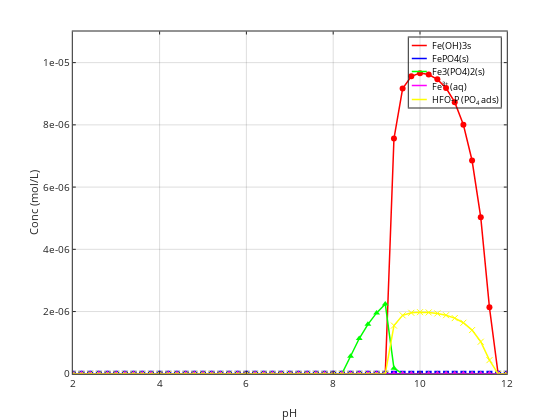
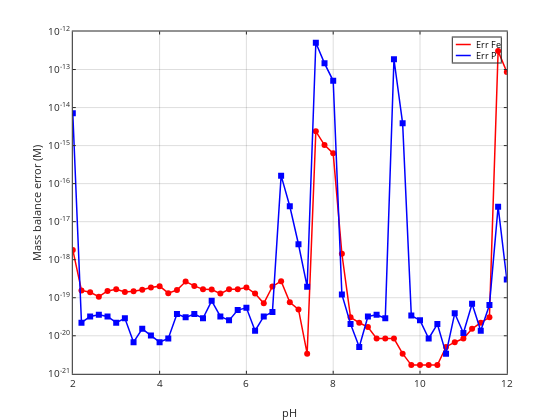
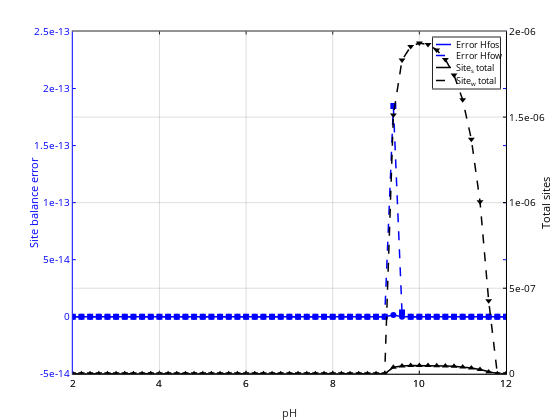
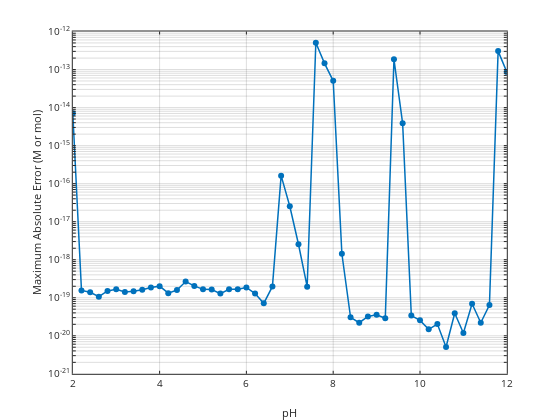

Notebook cell for these charts, in order:
### Code cell
adaptive_Fe_redox_adsorption_FB_solver2(pHvals, FeT, PT, peINT, HFOsi, HFOwi);

### Figure 1 — Plotly figure (JSON) as saved in the notebook; plotly's stock layout.template omitted (floating-point values rounded to 4 significant figures)
{"data": [{"line": {"color": "rgb(255,0,0)", "dash": "solid", "width": 1.5}, "marker": {"color": "rgb(255,0,0)", "line": {"color": "rgb(255,0,0)"}, "size": 6, "symbol": "circle"}, "mode": "lines+markers", "name": "Fe(OH)3s", "showlegend": true, "type": "scatter", "visibility": true, "x": [2, 2.2, 2.4, 2.6, 2.8, 3, 3.2, 3.4, 3.6, 3.8, 4, 4.2, 4.4, 4.6, 4.8, 5, 5.2, 5.4, 5.6, 5.8, 6, 6.2, 6.4, 6.6, 6.8, 7, 7.2, 7.4, 7.6, 7.8, 8, 8.2, 8.4, 8.6, 8.8, 9, 9.2, 9.4, 9.6, 9.8, 10, 10.2, 10.4, 10.6, 10.8, 11, 11.2, 11.4, 11.6, 11.8, 12], "xaxis": "x", "y": [1e-20, 1e-20, 1e-20, 1e-20, 1e-20, 1e-20, 1e-20, 1e-20, 1e-20, 1e-20, 1e-20, 1e-20, 1e-20, 1e-20, 1e-20, 1e-20, 1e-20, 1e-20, 1e-20, 1e-20, 1e-20, 1e-20, 1e-20, 1e-20, 1e-20, 1e-20, 1e-20, 1e-20, 1e-20, 1e-20, 1e-20, 9.838e-21, 9.759e-21, 9.715e-21, 9.689e-21, 9.69e-21, 1e-30, 7.559e-06, 9.167e-06, 9.56e-06, 9.662e-06, 9.617e-06, 9.462e-06, 9.184e-06, 8.73e-06, 8.005e-06, 6.854e-06, 5.029e-06, 2.137e-06, 1e-30, 1e-30], "yaxis": "y"}, {"line": {"color": "rgb(0,0,255)", "dash": "solid", "width": 1.5}, "marker": {"color": "rgb(0,0,255)", "line": {"color": "rgb(0,0,255)"}, "size": 6, "symbol": "square"}, "mode": "lines+markers", "name": "FePO4(s)", "showlegend": true, "type": "scatter", "visibility": true, "x": [2, 2.2, 2.4, 2.6, 2.8, 3, 3.2, 3.4, 3.6, 3.8, 4, 4.2, 4.4, 4.6, 4.8, 5, 5.2, 5.4, 5.6, 5.8, 6, 6.2, 6.4, 6.6, 6.8, 7, 7.2, 7.4, 7.6, 7.8, 8, 8.2, 8.4, 8.6, 8.8, 9, 9.2, 9.4, 9.6, 9.8, 10, 10.2, 10.4, 10.6, 10.8, 11, 11.2, 11.4, 11.6, 11.8, 12], "xaxis": "x", "y": [1e-20, 1e-20, 1e-20, 1e-20, 1e-20, 1e-20, 1e-20, 1e-20, 1e-20, 1e-20, 1e-20, 1e-20, 1e-20, 1e-20, 1e-20, 1e-20, 1e-20, 1e-20, 1e-20, 1e-20, 1e-20, 1e-20, 1e-20, 1e-20, 1e-20, 1e-20, 1e-20, 1e-20, 1e-20, 1e-20, 1e-20, 9.855e-21, 9.783e-21, 9.747e-21, 9.747e-21, 9.728e-21, 9.728e-21, 9.728e-21, 9.728e-21, 9.728e-21, 9.728e-21, 9.728e-21, 9.728e-21, 9.728e-21, 9.728e-21, 9.728e-21, 9.728e-21, 9.728e-21, 9.728e-21, 9.728e-21, 9.728e-21], "yaxis": "y"}, {"line": {"color": "rgb(0,255,0)", "dash": "solid", "width": 1.5}, "marker": {"color": "rgb(0,255,0)", "line": {"color": "rgb(0,255,0)"}, "size": 6, "symbol": "triangle-up"}, "mode": "lines+markers", "name": "Fe3(PO4)2(s)", "showlegend": true, "type": "scatter", "visibility": true, "x": [2, 2.2, 2.4, 2.6, 2.8, 3, 3.2, 3.4, 3.6, 3.8, 4, 4.2, 4.4, 4.6, 4.8, 5, 5.2, 5.4, 5.6, 5.8, 6, 6.2, 6.4, 6.6, 6.8, 7, 7.2, 7.4, 7.6, 7.8, 8, 8.2, 8.4, 8.6, 8.8, 9, 9.2, 9.4, 9.6, 9.8, 10, 10.2, 10.4, 10.6, 10.8, 11, 11.2, 11.4, 11.6, 11.8, 12], "xaxis": "x", "y": [1e-30, 1e-30, 1e-30, 1e-30, 1e-30, 1e-30, 1e-30, 1e-30, 1e-30, 1e-30, 1e-30, 1e-30, 1e-30, 1e-30, 1e-30, 1e-30, 1e-30, 1e-30, 1e-30, 1e-30, 1e-30, 1e-30, 1e-30, 1e-30, 1e-30, 1e-30, 1e-30, 1e-30, 1e-30, 1e-30, 1e-30, 1e-30, 5.631e-07, 1.134e-06, 1.591e-06, 1.956e-06, 2.246e-06, 1.782e-07, 1e-30, 1e-30, 1e-30, 1e-30, 1e-30, 1e-30, 1e-30, 1e-30, 1e-30, 1e-30, 1e-30, 1e-30, 1e-30], "yaxis": "y"}, {"line": {"color": "rgb(255,0,255)", "dash": "solid", "width": 1.5}, "marker": {"color": "rgb(255,0,255)", "line": {"color": "rgb(255,0,255)"}, "size": 6, "symbol": "triangle-up"}, "mode": "lines+markers", "name": "Fe^{3+} (aq)", "showlegend": true, "type": "scatter", "visibility": true, "x": [2, 2.2, 2.4, 2.6, 2.8, 3, 3.2, 3.4, 3.6, 3.8, 4, 4.2, 4.4, 4.6, 4.8, 5, 5.2, 5.4, 5.6, 5.8, 6, 6.2, 6.4, 6.6, 6.8, 7, 7.2, 7.4, 7.6, 7.8, 8, 8.2, 8.4, 8.6, 8.8, 9, 9.2, 9.4, 9.6, 9.8, 10, 10.2, 10.4, 10.6, 10.8, 11, 11.2, 11.4, 11.6, 11.8, 12], "xaxis": "x", "y": [6.759e-16, 4.264e-16, 2.69e-16, 1.697e-16, 1.071e-16, 6.757e-17, 4.263e-17, 2.69e-17, 1.697e-17, 1.071e-17, 6.757e-18, 4.263e-18, 2.69e-18, 1.697e-18, 1.071e-18, 6.756e-19, 4.263e-19, 2.69e-19, 1.697e-19, 1.071e-19, 6.755e-20, 4.261e-20, 2.688e-20, 1.696e-20, 1.07e-20, 6.745e-21, 4.254e-21, 2.683e-21, 1.692e-21, 1.067e-21, 6.731e-22, 4.246e-22, 2.227e-22, 1.116e-22, 5.576e-23, 2.774e-23, 1.371e-23, 4.909e-24, 1.233e-24, 3.097e-25, 7.78e-26, 1.954e-26, 4.909e-27, 1.233e-27, 3.097e-28, 7.78e-29, 1.954e-29, 4.909e-30, 1.233e-30, 2.488e-31, 3.947e-32], "yaxis": "y"}, {"line": {"color": "rgb(255,255,0)", "dash": "solid", "width": 1.5}, "marker": {"color": "rgb(255,255,0)", "line": {"color": "rgb(255,255,0)"}, "size": 6, "symbol": "x-thin-open"}, "mode": "lines+markers", "name": "HFO-P (PO_4 ads)", "showlegend": true, "type": "scatter", "visibility": true, "x": [2, 2.2, 2.4, 2.6, 2.8, 3, 3.2, 3.4, 3.6, 3.8, 4, 4.2, 4.4, 4.6, 4.8, 5, 5.2, 5.4, 5.6, 5.8, 6, 6.2, 6.4, 6.6, 6.8, 7, 7.2, 7.4, 7.6, 7.8, 8, 8.2, 8.4, 8.6, 8.8, 9, 9.2, 9.4, 9.6, 9.8, 10, 10.2, 10.4, 10.6, 10.8, 11, 11.2, 11.4, 11.6, 11.8, 12], "xaxis": "x", "y": [2.049e-21, 2.05e-21, 2.05e-21, 2.05e-21, 2.05e-21, 2.05e-21, 2.05e-21, 2.05e-21, 2.05e-21, 2.05e-21, 2.05e-21, 2.05e-21, 2.05e-21, 2.05e-21, 2.05e-21, 2.05e-21, 2.05e-21, 2.05e-21, 2.05e-21, 2.05e-21, 2.05e-21, 2.05e-21, 2.05e-21, 2.05e-21, 2.05e-21, 2.05e-21, 2.05e-21, 2.05e-21, 2.05e-21, 2.05e-21, 2.05e-21, 2.017e-21, 2.002e-21, 2.009e-21, 2.028e-21, 2.064e-21, 3.575e-22, 1.55e-06, 1.879e-06, 1.96e-06, 1.981e-06, 1.971e-06, 1.94e-06, 1.883e-06, 1.79e-06, 1.641e-06, 1.405e-06, 1.031e-06, 4.38e-07, 2.241e-17, 2.776e-19], "yaxis": "y"}, {"hoverinfo": "none", "line": {"color": "rgb(255,0,0)", "dash": "solid", "width": 1.5}, "marker": {"color": "rgb(255,0,0)", "line": {"color": "rgb(255,0,0)"}, "size": 6, "symbol": "none"}, "mode": "lines", "name": "", "showlegend": false, "type": "scatter", "visibility": true, "x": [3, 18], "xaxis": "x2", "y": [8, 8], "yaxis": "y2"}, {"hoverinfo": "none", "line": {"color": "rgb(0,0,255)", "dash": "solid", "width": 1.5}, "marker": {"color": "rgb(0,0,255)", "line": {"color": "rgb(0,0,255)"}, "size": 6, "symbol": "none"}, "mode": "lines", "name": "", "showlegend": false, "type": "scatter", "visibility": true, "x": [3, 18], "xaxis": "x2", "y": [21, 21], "yaxis": "y2"}, {"hoverinfo": "none", "line": {"color": "rgb(0,255,0)", "dash": "solid", "width": 1.5}, "marker": {"color": "rgb(0,255,0)", "line": {"color": "rgb(0,255,0)"}, "size": 6, "symbol": "none"}, "mode": "lines", "name": "", "showlegend": false, "type": "scatter", "visibility": true, "x": [3, 18], "xaxis": "x2", "y": [34, 34], "yaxis": "y2"}, {"hoverinfo": "none", "line": {"color": "rgb(255,0,255)", "dash": "solid", "width": 1.5}, "marker": {"color": "rgb(255,0,255)", "line": {"color": "rgb(255,0,255)"}, "size": 6, "symbol": "none"}, "mode": "lines", "name": "", "showlegend": false, "type": "scatter", "visibility": true, "x": [3, 18], "xaxis": "x2", "y": [48, 48], "yaxis": "y2"}, {"hoverinfo": "none", "line": {"color": "rgb(255,255,0)", "dash": "solid", "width": 1.5}, "marker": {"color": "rgb(255,255,0)", "line": {"color": "rgb(255,255,0)"}, "size": 6, "symbol": "none"}, "mode": "lines", "name": "", "showlegend": false, "type": "scatter", "visibility": true, "x": [3, 18], "xaxis": "x2", "y": [62, 62], "yaxis": "y2"}], "layout": {"annotations": [{"font": {"color": "rgb(0, 0, 0)", "size": 9}, "showarrow": false, "text": "Fe(OH)3s", "x": 21, "xanchor": "left", "xref": "x2", "y": 8, "yanchor": "middle", "yref": "y2"}, {"font": {"color": "rgb(0, 0, 0)", "size": 9}, "showarrow": false, "text": "FePO4(s)", "x": 21, "xanchor": "left", "xref": "x2", "y": 21, "yanchor": "middle", "yref": "y2"}, {"font": {"color": "rgb(0, 0, 0)", "size": 9}, "showarrow": false, "text": "Fe3(PO4)2(s)", "x": 21, "xanchor": "left", "xref": "x2", "y": 34, "yanchor": "middle", "yref": "y2"}, {"font": {"color": "rgb(0, 0, 0)", "size": 9}, "showarrow": false, "text": "Fe<sup>3+</sup> (aq)", "x": 21, "xanchor": "left", "xref": "x2", "y": 48, "yanchor": "middle", "yref": "y2"}, {"font": {"color": "rgb(0, 0, 0)", "size": 9}, "showarrow": false, "text": "HFO-P (PO<sub>4</sub> ads)", "x": 21, "xanchor": "left", "xref": "x2", "y": 62, "yanchor": "middle", "yref": "y2"}], "height": 420, "hovermode": "closest", "margin": {"b": 0, "l": 0, "r": 0, "t": 0}, "plot_bgcolor": "rgba(0, 0, 0, 0)", "showlegend": false, "width": 560, "xaxis": {"anchor": "y", "autorange": false, "domain": [0.13, 0.905], "exponentformat": "none", "gridcolor": "rgba(38,38,38,0.15)", "gridwidth": 1, "linecolor": "rgb(38,38,38)", "linewidth": 1, "mirror": "ticks", "range": [2, 12], "showgrid": true, "showline": true, "side": "bottom", "spikedash": "solid", "spikemode": "across", "spikesides": false, "spikethickness": 1, "tickangle": 0, "tickcolor": "rgb(38,38,38)", "tickfont": {"color": "rgb(38,38,38)", "size": 10}, "ticklen": 3, "ticks": "inside", "ticktext": ["2", "4", "6", "8", "10", "12"], "tickvals": [2, 4, 6, 8, 10, 12], "title": {"font": {"color": "rgb(38,38,38)", "size": 11}, "text": "pH"}, "type": "linear", "visible": true, "zeroline": false}, "xaxis2": {"anchor": "y2", "autorange": false, "domain": [0.73, 0.8943], "exponentformat": "none", "fixedrange": true, "gridcolor": "rgba(38,38,38,0.15)", "gridwidth": 1, "linecolor": "rgb(38,38,38)", "linewidth": 1, "mirror": true, "range": [0, 92], "showgrid": false, "showline": true, "showspikes": false, "side": "bottom", "spikedash": "solid", "spikemode": "across", "spikesides": false, "spikethickness": 1, "tickangle": 0, "tickcolor": "rgb(38,38,38)", "tickfont": {"color": "rgb(38,38,38)", "size": 9}, "ticklen": 3, "ticks": "", "ticktext": [], "tickvals": [], "title": {"font": {"color": "rgb(0, 0, 0)", "size": 9.9}, "text": ""}, "type": "linear", "visible": true, "zeroline": false}, "yaxis": {"anchor": "x", "autorange": false, "domain": [0.11, 0.925], "exponentformat": "none", "gridcolor": "rgba(38,38,38,0.15)", "gridwidth": 1, "linecolor": "rgb(38,38,38)", "linewidth": 1, "mirror": "ticks", "range": [0, 1.1e-05], "showgrid": true, "showline": true, "side": "left", "spikedash": "solid", "spikemode": "across", "spikesides": false, "spikethickness": 1, "tickangle": 0, "tickcolor": "rgb(38,38,38)", "tickfont": {"color": "rgb(38,38,38)", "size": 10}, "ticklen": 3, "ticks": "inside", "ticktext": ["0", "2e-06", "4e-06", "6e-06", "8e-06", "1e-05"], "tickvals": [0, 2e-06, 4e-06, 6e-06, 8e-06, 1e-05], "title": {"font": {"color": "rgb(38,38,38)", "size": 11}, "text": "Conc (mol/L)"}, "type": "linear", "visible": true, "zeroline": false}, "yaxis2": {"anchor": "x2", "autorange": false, "domain": [0.744, 0.9107], "exponentformat": "none", "fixedrange": true, "gridcolor": "rgba(38,38,38,0.15)", "gridwidth": 1, "linecolor": "rgb(38,38,38)", "linewidth": 1, "mirror": true, "range": [70, 0], "showgrid": false, "showline": true, "showspikes": false, "side": "left", "spikedash": "solid", "spikemode": "across", "spikesides": false, "spikethickness": 1, "tickangle": 0, "tickcolor": "rgb(38,38,38)", "tickfont": {"color": "rgb(38,38,38)", "size": 9}, "ticklen": 3, "ticks": "", "ticktext": [], "tickvals": [], "title": {"font": {"color": "rgb(0, 0, 0)", "size": 9.9}, "text": ""}, "type": "linear", "visible": true, "zeroline": false}}}

### Figure 2 — Plotly figure (JSON) as saved in the notebook; plotly's stock layout.template omitted (floating-point values rounded to 4 significant figures)
{"data": [{"line": {"color": "rgb(255,0,0)", "dash": "solid", "width": 1.5}, "marker": {"color": "rgb(255,0,0)", "line": {"color": "rgb(255,0,0)"}, "size": 6, "symbol": "circle"}, "mode": "lines+markers", "name": "Err Fe", "showlegend": true, "type": "scatter", "visibility": true, "x": [2, 2.2, 2.4, 2.6, 2.8, 3, 3.2, 3.4, 3.6, 3.8, 4, 4.2, 4.4, 4.6, 4.8, 5, 5.2, 5.4, 5.6, 5.8, 6, 6.2, 6.4, 6.6, 6.8, 7, 7.2, 7.4, 7.6, 7.8, 8, 8.2, 8.4, 8.6, 8.8, 9, 9.2, 9.4, 9.6, 9.8, 10, 10.2, 10.4, 10.6, 10.8, 11, 11.2, 11.4, 11.6, 11.8, 12], "xaxis": "x", "y": [1.811e-18, 1.559e-19, 1.389e-19, 1.067e-19, 1.508e-19, 1.677e-19, 1.423e-19, 1.474e-19, 1.626e-19, 1.863e-19, 2.016e-19, 1.321e-19, 1.592e-19, 2.66e-19, 2.05e-19, 1.66e-19, 1.643e-19, 1.287e-19, 1.66e-19, 1.677e-19, 1.863e-19, 1.287e-19, 7.115e-20, 1.982e-19, 2.727e-19, 7.623e-20, 4.913e-20, 3.388e-21, 2.377e-15, 1.03e-15, 6.254e-16, 1.431e-18, 3.049e-20, 2.202e-20, 1.694e-20, 8.47e-21, 8.47e-21, 8.47e-21, 3.388e-21, 1.694e-21, 1.694e-21, 1.694e-21, 1.694e-21, 5.082e-21, 6.776e-21, 8.47e-21, 1.525e-20, 2.202e-20, 3.049e-20, 3.053e-13, 8.667e-14], "yaxis": "y"}, {"line": {"color": "rgb(0,0,255)", "dash": "solid", "width": 1.5}, "marker": {"color": "rgb(0,0,255)", "line": {"color": "rgb(0,0,255)"}, "size": 6, "symbol": "square"}, "mode": "lines+markers", "name": "Err P", "showlegend": true, "type": "scatter", "visibility": true, "x": [2, 2.2, 2.4, 2.6, 2.8, 3, 3.2, 3.4, 3.6, 3.8, 4, 4.2, 4.4, 4.6, 4.8, 5, 5.2, 5.4, 5.6, 5.8, 6, 6.2, 6.4, 6.6, 6.8, 7, 7.2, 7.4, 7.6, 7.8, 8, 8.2, 8.4, 8.6, 8.8, 9, 9.2, 9.4, 9.6, 9.8, 10, 10.2, 10.4, 10.6, 10.8, 11, 11.2, 11.4, 11.6, 11.8, 12], "xaxis": "x", "y": [7.081e-15, 2.202e-20, 3.219e-20, 3.558e-20, 3.219e-20, 2.202e-20, 2.88e-20, 6.776e-21, 1.525e-20, 1.016e-20, 6.776e-21, 8.47e-21, 3.727e-20, 3.049e-20, 3.727e-20, 2.88e-20, 8.301e-20, 3.219e-20, 2.541e-20, 4.743e-20, 5.421e-20, 1.355e-20, 3.219e-20, 4.235e-20, 1.623e-16, 2.539e-17, 2.55e-18, 1.948e-19, 5.067e-13, 1.454e-13, 5.053e-14, 1.22e-19, 2.033e-20, 5.082e-21, 3.219e-20, 3.558e-20, 2.88e-20, 1.861e-13, 3.845e-15, 3.388e-20, 2.541e-20, 8.47e-21, 2.033e-20, 3.388e-21, 3.896e-20, 1.186e-20, 6.946e-20, 1.355e-20, 6.437e-20, 2.482e-17, 3.032e-19], "yaxis": "y"}, {"hoverinfo": "none", "line": {"color": "rgb(255,0,0)", "dash": "solid", "width": 1.5}, "marker": {"color": "rgb(255,0,0)", "line": {"color": "rgb(255,0,0)"}, "size": 6, "symbol": "none"}, "mode": "lines", "name": "", "showlegend": false, "type": "scatter", "visibility": true, "x": [3, 18], "xaxis": "x2", "y": [7, 7], "yaxis": "y2"}, {"hoverinfo": "none", "line": {"color": "rgb(0,0,255)", "dash": "solid", "width": 1.5}, "marker": {"color": "rgb(0,0,255)", "line": {"color": "rgb(0,0,255)"}, "size": 6, "symbol": "none"}, "mode": "lines", "name": "", "showlegend": false, "type": "scatter", "visibility": true, "x": [3, 18], "xaxis": "x2", "y": [18, 18], "yaxis": "y2"}], "layout": {"annotations": [{"font": {"color": "rgb(0, 0, 0)", "size": 9}, "showarrow": false, "text": "Err Fe", "x": 21, "xanchor": "left", "xref": "x2", "y": 7, "yanchor": "middle", "yref": "y2"}, {"font": {"color": "rgb(0, 0, 0)", "size": 9}, "showarrow": false, "text": "Err P", "x": 21, "xanchor": "left", "xref": "x2", "y": 18, "yanchor": "middle", "yref": "y2"}], "height": 420, "hovermode": "closest", "margin": {"b": 0, "l": 0, "r": 0, "t": 0}, "plot_bgcolor": "rgba(0, 0, 0, 0)", "showlegend": false, "width": 560, "xaxis": {"anchor": "y", "autorange": false, "domain": [0.13, 0.905], "exponentformat": "none", "gridcolor": "rgba(38,38,38,0.15)", "gridwidth": 1, "linecolor": "rgb(38,38,38)", "linewidth": 1, "mirror": "ticks", "range": [2, 12], "showgrid": true, "showline": true, "side": "bottom", "spikedash": "solid", "spikemode": "across", "spikesides": false, "spikethickness": 1, "tickangle": 0, "tickcolor": "rgb(38,38,38)", "tickfont": {"color": "rgb(38,38,38)", "size": 10}, "ticklen": 3, "ticks": "inside", "ticktext": ["2", "4", "6", "8", "10", "12"], "tickvals": [2, 4, 6, 8, 10, 12], "title": {"font": {"color": "rgb(38,38,38)", "size": 11}, "text": "pH"}, "type": "linear", "visible": true, "zeroline": false}, "xaxis2": {"anchor": "y2", "autorange": false, "domain": [0.8086, 0.8943], "exponentformat": "none", "fixedrange": true, "gridcolor": "rgba(38,38,38,0.15)", "gridwidth": 1, "linecolor": "rgb(38,38,38)", "linewidth": 1, "mirror": true, "range": [0, 48], "showgrid": false, "showline": true, "showspikes": false, "side": "bottom", "spikedash": "solid", "spikemode": "across", "spikesides": false, "spikethickness": 1, "tickangle": 0, "tickcolor": "rgb(38,38,38)", "tickfont": {"color": "rgb(38,38,38)", "size": 9}, "ticklen": 3, "ticks": "", "ticktext": [], "tickvals": [], "title": {"font": {"color": "rgb(0, 0, 0)", "size": 9.9}, "text": ""}, "type": "linear", "visible": true, "zeroline": false}, "yaxis": {"anchor": "x", "autorange": false, "domain": [0.11, 0.925], "exponentformat": "none", "gridcolor": "rgba(38,38,38,0.15)", "gridwidth": 1, "linecolor": "rgb(38,38,38)", "linewidth": 1, "mirror": "ticks", "range": [-21, -12], "showgrid": true, "showline": true, "side": "left", "spikedash": "solid", "spikemode": "across", "spikesides": false, "spikethickness": 1, "tickangle": 0, "tickcolor": "rgb(38,38,38)", "tickfont": {"color": "rgb(38,38,38)", "size": 10}, "ticklen": 3, "ticks": "inside", "ticktext": ["10<sup>-21</sup>", "10<sup>-20</sup>", "10<sup>-19</sup>", "10<sup>-18</sup>", "10<sup>-17</sup>", "10<sup>-16</sup>", "10<sup>-15</sup>", "10<sup>-14</sup>", "10<sup>-13</sup>", "10<sup>-12</sup>"], "tickvals": [1e-21, 1e-20, 1e-19, 1e-18, 1e-17, 1e-16, 1e-15, 1e-14, 1e-13, 1e-12], "title": {"font": {"color": "rgb(38,38,38)", "size": 11}, "text": "Mass balance error (M)"}, "type": "log", "visible": true, "zeroline": false}, "yaxis2": {"anchor": "x2", "autorange": false, "domain": [0.8512, 0.9107], "exponentformat": "none", "fixedrange": true, "gridcolor": "rgba(38,38,38,0.15)", "gridwidth": 1, "linecolor": "rgb(38,38,38)", "linewidth": 1, "mirror": true, "range": [25, 0], "showgrid": false, "showline": true, "showspikes": false, "side": "left", "spikedash": "solid", "spikemode": "across", "spikesides": false, "spikethickness": 1, "tickangle": 0, "tickcolor": "rgb(38,38,38)", "tickfont": {"color": "rgb(38,38,38)", "size": 9}, "ticklen": 3, "ticks": "", "ticktext": [], "tickvals": [], "title": {"font": {"color": "rgb(0, 0, 0)", "size": 9.9}, "text": ""}, "type": "linear", "visible": true, "zeroline": false}}}

### Figure 3 — Plotly figure (JSON) as saved in the notebook; plotly's stock layout.template omitted (floating-point values rounded to 4 significant figures)
{"data": [{"line": {"color": "rgb(0,0,255)", "dash": "solid", "width": 1.5}, "marker": {"color": "rgb(0,0,255)", "line": {"color": "rgb(0,0,255)"}, "size": 6, "symbol": "circle"}, "mode": "lines+markers", "name": "Error Hfos", "showlegend": true, "type": "scatter", "visibility": true, "x": [2, 2.2, 2.4, 2.6, 2.8, 3, 3.2, 3.4, 3.6, 3.8, 4, 4.2, 4.4, 4.6, 4.8, 5, 5.2, 5.4, 5.6, 5.8, 6, 6.2, 6.4, 6.6, 6.8, 7, 7.2, 7.4, 7.6, 7.8, 8, 8.2, 8.4, 8.6, 8.8, 9, 9.2, 9.4, 9.6, 9.8, 10, 10.2, 10.4, 10.6, 10.8, 11, 11.2, 11.4, 11.6, 11.8, 12], "xaxis": "x", "y": [3.164e-35, -2.939e-38, -1.293e-37, 1.881e-37, -5.936e-37, 4.055e-37, 2.116e-37, 3.938e-37, -9.992e-38, -2.88e-37, 3.703e-37, 2.351e-38, -9.992e-38, -7.464e-37, -2.175e-37, 4.526e-37, 4.82e-37, -2.41e-37, -5.936e-37, -2.057e-37, 1.175e-37, 2.233e-37, 2.586e-37, -1.704e-37, -2.057e-37, 1.998e-37, 2.116e-37, 1.704e-37, 5.39e-36, 4.114e-37, 7.641e-38, 3.115e-37, 1.067e-24, 1.779e-23, 4.205e-23, 7.753e-23, 1.787e-22, 1.546e-15, 9.376e-17, -2.316e-22, 4.765e-22, -2.25e-22, 6.485e-22, -3.11e-22, -5.757e-22, -9.926e-23, 1.721e-22, 1.092e-22, -4.798e-23, 5.466e-19, 1.388e-19], "yaxis": "y"}, {"line": {"color": "rgb(0,0,255)", "dash": "dash", "width": 1.5}, "marker": {"color": "rgb(0,0,255)", "line": {"color": "rgb(0,0,255)"}, "size": 6, "symbol": "square"}, "mode": "lines+markers", "name": "Error Hfow", "showlegend": true, "type": "scatter", "visibility": true, "x": [2, 2.2, 2.4, 2.6, 2.8, 3, 3.2, 3.4, 3.6, 3.8, 4, 4.2, 4.4, 4.6, 4.8, 5, 5.2, 5.4, 5.6, 5.8, 6, 6.2, 6.4, 6.6, 6.8, 7, 7.2, 7.4, 7.6, 7.8, 8, 8.2, 8.4, 8.6, 8.8, 9, 9.2, 9.4, 9.6, 9.8, 10, 10.2, 10.4, 10.6, 10.8, 11, 11.2, 11.4, 11.6, 11.8, 12], "xaxis": "x", "y": [9.81e-34, 1.505e-36, -5.266e-36, 9.404e-36, 5.266e-36, -2.069e-35, 1.881e-36, 6.019e-36, -1.806e-35, -3.009e-36, 1.58e-35, -1.166e-35, 1.505e-36, 6.395e-36, -1.617e-35, 9.78e-36, 2.633e-36, -3.385e-36, -3.009e-36, 2.257e-36, 1.843e-35, -2.445e-35, -4.138e-36, 3.762e-37, -4.138e-36, -2.407e-35, 3.762e-36, -1.317e-35, 2.392e-34, -7.523e-36, 6.019e-36, -7.147e-36, 7.899e-36, 1.58e-35, 1.467e-35, 1.091e-35, 1.787e-22, 1.846e-13, 3.75e-15, 5.506e-21, 8.047e-21, -1.482e-20, -1.249e-20, -4.87e-21, -5.506e-21, 5.717e-21, 1.482e-20, -7.412e-21, 1.8e-21, 2.187e-17, 1.388e-19], "yaxis": "y"}, {"line": {"color": "rgb(0, 0, 0)", "dash": "solid", "width": 1.5}, "marker": {"color": "rgb(0, 0, 0)", "line": {"color": "rgb(0, 0, 0)"}, "size": 6, "symbol": "triangle-up"}, "mode": "lines+markers", "name": "Site_s total", "showlegend": true, "type": "scatter", "visibility": true, "x": [2, 2.2, 2.4, 2.6, 2.8, 3, 3.2, 3.4, 3.6, 3.8, 4, 4.2, 4.4, 4.6, 4.8, 5, 5.2, 5.4, 5.6, 5.8, 6, 6.2, 6.4, 6.6, 6.8, 7, 7.2, 7.4, 7.6, 7.8, 8, 8.2, 8.4, 8.6, 8.8, 9, 9.2, 9.4, 9.6, 9.8, 10, 10.2, 10.4, 10.6, 10.8, 11, 11.2, 11.4, 11.6, 11.8, 12], "xaxis": "x2", "y": [5e-23, 5e-23, 5e-23, 5e-23, 5e-23, 5e-23, 5e-23, 5e-23, 5e-23, 5e-23, 5e-23, 5e-23, 5e-23, 5e-23, 5e-23, 5e-23, 5e-23, 5e-23, 5e-23, 5e-23, 5e-23, 5e-23, 5e-23, 5e-23, 5e-23, 5e-23, 5e-23, 5e-23, 5e-23, 5e-23, 5e-23, 4.919e-23, 4.879e-23, 4.858e-23, 4.844e-23, 4.845e-23, 5e-33, 3.78e-08, 4.584e-08, 4.78e-08, 4.831e-08, 4.808e-08, 4.731e-08, 4.592e-08, 4.365e-08, 4.002e-08, 3.427e-08, 2.515e-08, 1.068e-08, 5e-33, 5e-33], "yaxis": "y2"}, {"line": {"color": "rgb(0, 0, 0)", "dash": "dash", "width": 1.5}, "marker": {"color": "rgb(0, 0, 0)", "line": {"color": "rgb(0, 0, 0)"}, "size": 6, "symbol": "triangle-down"}, "mode": "lines+markers", "name": "Site_w total", "showlegend": true, "type": "scatter", "visibility": true, "x": [2, 2.2, 2.4, 2.6, 2.8, 3, 3.2, 3.4, 3.6, 3.8, 4, 4.2, 4.4, 4.6, 4.8, 5, 5.2, 5.4, 5.6, 5.8, 6, 6.2, 6.4, 6.6, 6.8, 7, 7.2, 7.4, 7.6, 7.8, 8, 8.2, 8.4, 8.6, 8.8, 9, 9.2, 9.4, 9.6, 9.8, 10, 10.2, 10.4, 10.6, 10.8, 11, 11.2, 11.4, 11.6, 11.8, 12], "xaxis": "x2", "y": [2e-21, 2e-21, 2e-21, 2e-21, 2e-21, 2e-21, 2e-21, 2e-21, 2e-21, 2e-21, 2e-21, 2e-21, 2e-21, 2e-21, 2e-21, 2e-21, 2e-21, 2e-21, 2e-21, 2e-21, 2e-21, 2e-21, 2e-21, 2e-21, 2e-21, 2e-21, 2e-21, 2e-21, 2e-21, 2e-21, 2e-21, 1.968e-21, 1.952e-21, 1.943e-21, 1.938e-21, 1.938e-21, 2e-31, 1.512e-06, 1.833e-06, 1.912e-06, 1.932e-06, 1.923e-06, 1.892e-06, 1.837e-06, 1.746e-06, 1.601e-06, 1.371e-06, 1.006e-06, 4.273e-07, 2e-31, 2e-31], "yaxis": "y2"}, {"hoverinfo": "none", "line": {"color": "rgb(0,0,255)", "dash": "solid", "width": 1.5}, "marker": {"color": "rgb(0,0,255)", "line": {"color": "rgb(0,0,255)"}, "size": 6, "symbol": "none"}, "mode": "lines", "name": "", "showlegend": false, "type": "scatter", "visibility": true, "x": [3, 18], "xaxis": "x3", "y": [7, 7], "yaxis": "y3"}, {"hoverinfo": "none", "line": {"color": "rgb(0,0,255)", "dash": "dash", "width": 1.5}, "marker": {"color": "rgb(0,0,255)", "line": {"color": "rgb(0,0,255)"}, "size": 6, "symbol": "none"}, "mode": "lines", "name": "", "showlegend": false, "type": "scatter", "visibility": true, "x": [3, 18], "xaxis": "x3", "y": [18, 18], "yaxis": "y3"}, {"hoverinfo": "none", "line": {"color": "rgb(0, 0, 0)", "dash": "solid", "width": 1.5}, "marker": {"color": "rgb(0, 0, 0)", "line": {"color": "rgb(0, 0, 0)"}, "size": 6, "symbol": "none"}, "mode": "lines", "name": "", "showlegend": false, "type": "scatter", "visibility": true, "x": [3, 18], "xaxis": "x3", "y": [30, 30], "yaxis": "y3"}, {"hoverinfo": "none", "line": {"color": "rgb(0, 0, 0)", "dash": "dash", "width": 1.5}, "marker": {"color": "rgb(0, 0, 0)", "line": {"color": "rgb(0, 0, 0)"}, "size": 6, "symbol": "none"}, "mode": "lines", "name": "", "showlegend": false, "type": "scatter", "visibility": true, "x": [3, 18], "xaxis": "x3", "y": [43, 43], "yaxis": "y3"}], "layout": {"annotations": [{"font": {"color": "rgb(0, 0, 0)", "size": 9}, "showarrow": false, "text": "Error Hfos", "x": 21, "xanchor": "left", "xref": "x3", "y": 7, "yanchor": "middle", "yref": "y3"}, {"font": {"color": "rgb(0, 0, 0)", "size": 9}, "showarrow": false, "text": "Error Hfow", "x": 21, "xanchor": "left", "xref": "x3", "y": 18, "yanchor": "middle", "yref": "y3"}, {"font": {"color": "rgb(0, 0, 0)", "size": 9}, "showarrow": false, "text": "Site<sub>s</sub> total", "x": 21, "xanchor": "left", "xref": "x3", "y": 30, "yanchor": "middle", "yref": "y3"}, {"font": {"color": "rgb(0, 0, 0)", "size": 9}, "showarrow": false, "text": "Site<sub>w</sub> total", "x": 21, "xanchor": "left", "xref": "x3", "y": 43, "yanchor": "middle", "yref": "y3"}], "height": 420, "hovermode": "closest", "margin": {"b": 0, "l": 0, "r": 0, "t": 0}, "plot_bgcolor": "rgba(0, 0, 0, 0)", "showlegend": false, "width": 560, "xaxis": {"anchor": "y", "autorange": false, "domain": [0.13, 0.9036], "exponentformat": "none", "gridcolor": "rgba(38,38,38,0.15)", "gridwidth": 1, "linecolor": "rgb(38,38,38)", "linewidth": 1, "mirror": "ticks", "range": [2, 12], "showgrid": false, "showline": true, "side": "bottom", "spikedash": "solid", "spikemode": "across", "spikesides": false, "spikethickness": 1, "tickangle": 0, "tickcolor": "rgb(38,38,38)", "tickfont": {"color": "rgb(38,38,38)", "size": 10}, "ticklen": 3, "ticks": "inside", "ticktext": ["2", "4", "6", "8", "10", "12"], "tickvals": [2, 4, 6, 8, 10, 12], "title": {"font": {"color": "rgb(0, 0, 0)", "size": 11}, "text": ""}, "type": "linear", "visible": true, "zeroline": false}, "xaxis2": {"anchor": "y2", "autorange": false, "domain": [0.13, 0.9036], "exponentformat": "none", "gridcolor": "rgba(38,38,38,0.15)", "gridwidth": 1, "linecolor": "rgb(38,38,38)", "linewidth": 1, "mirror": false, "range": [2, 12], "showgrid": true, "showline": true, "side": "bottom", "spikedash": "solid", "spikemode": "across", "spikesides": false, "spikethickness": 1, "tickangle": 0, "tickcolor": "rgb(38,38,38)", "tickfont": {"color": "rgb(38,38,38)", "size": 10}, "ticklen": 3, "ticks": "inside", "ticktext": ["2", "4", "6", "8", "10", "12"], "tickvals": [2, 4, 6, 8, 10, 12], "title": {"font": {"color": "rgb(38,38,38)", "size": 11}, "text": "pH"}, "type": "linear", "visible": true, "zeroline": false}, "xaxis3": {"anchor": "y3", "autorange": false, "domain": [0.7732, 0.8929], "exponentformat": "none", "fixedrange": true, "gridcolor": "rgba(38,38,38,0.15)", "gridwidth": 1, "linecolor": "rgb(38,38,38)", "linewidth": 1, "mirror": true, "range": [0, 67], "showgrid": false, "showline": true, "showspikes": false, "side": "bottom", "spikedash": "solid", "spikemode": "across", "spikesides": false, "spikethickness": 1, "tickangle": 0, "tickcolor": "rgb(38,38,38)", "tickfont": {"color": "rgb(38,38,38)", "size": 9}, "ticklen": 3, "ticks": "", "ticktext": [], "tickvals": [], "title": {"font": {"color": "rgb(0, 0, 0)", "size": 9.9}, "text": ""}, "type": "linear", "visible": true, "zeroline": false}, "yaxis": {"anchor": "x", "autorange": false, "domain": [0.11, 0.925], "exponentformat": "none", "gridcolor": "rgba(38,38,38,0.15)", "gridwidth": 1, "linecolor": "rgb(0,0,255)", "linewidth": 1, "mirror": "ticks", "range": [-5e-14, 2.5e-13], "showgrid": false, "showline": true, "side": "left", "spikedash": "solid", "spikemode": "across", "spikesides": false, "spikethickness": 1, "tickangle": 0, "tickcolor": "rgb(0,0,255)", "tickfont": {"color": "rgb(0,0,255)", "size": 10}, "ticklen": 3, "ticks": "inside", "ticktext": ["-5e-14", "0", "5e-14", "1e-13", "1.5e-13", "2e-13", "2.5e-13"], "tickvals": [-5e-14, 0, 5e-14, 1e-13, 1.5e-13, 2e-13, 2.5e-13], "title": {"font": {"color": "rgb(0,0,255)", "size": 11}, "text": "Site balance error"}, "type": "linear", "visible": true, "zeroline": false}, "yaxis2": {"anchor": "x2", "autorange": false, "domain": [0.11, 0.925], "exponentformat": "none", "gridcolor": "rgba(38,38,38,0.15)", "gridwidth": 1, "linecolor": "rgb(0, 0, 0)", "linewidth": 1, "mirror": false, "range": [0, 2e-06], "showgrid": true, "showline": true, "side": "right", "spikedash": "solid", "spikemode": "across", "spikesides": false, "spikethickness": 1, "tickangle": 0, "tickcolor": "rgb(0, 0, 0)", "tickfont": {"color": "rgb(0, 0, 0)", "size": 10}, "ticklen": 3, "ticks": "inside", "ticktext": ["0", "5e-07", "1e-06", "1.5e-06", "2e-06"], "tickvals": [0, 5e-07, 1e-06, 1.5e-06, 2e-06], "title": {"font": {"color": "rgb(0, 0, 0)", "size": 11}, "text": "Total sites"}, "type": "linear", "visible": true, "zeroline": false}, "yaxis3": {"anchor": "x3", "autorange": false, "domain": [0.7893, 0.9107], "exponentformat": "none", "fixedrange": true, "gridcolor": "rgba(38,38,38,0.15)", "gridwidth": 1, "linecolor": "rgb(38,38,38)", "linewidth": 1, "mirror": true, "range": [51, 0], "showgrid": false, "showline": true, "showspikes": false, "side": "left", "spikedash": "solid", "spikemode": "across", "spikesides": false, "spikethickness": 1, "tickangle": 0, "tickcolor": "rgb(38,38,38)", "tickfont": {"color": "rgb(38,38,38)", "size": 9}, "ticklen": 3, "ticks": "", "ticktext": [], "tickvals": [], "title": {"font": {"color": "rgb(0, 0, 0)", "size": 9.9}, "text": ""}, "type": "linear", "visible": true, "zeroline": false}}}

### Figure 4 — Plotly figure (JSON) as saved in the notebook; plotly's stock layout.template omitted (floating-point values rounded to 4 significant figures)
{"data": [{"line": {"color": "rgb(0,113,188)", "dash": "solid", "width": 1.5}, "marker": {"color": "rgb(0,113,188)", "line": {"color": "rgb(0,113,188)"}, "size": 6, "symbol": "circle"}, "mode": "lines+markers", "name": "", "showlegend": false, "type": "scatter", "visibility": true, "x": [2, 2.2, 2.4, 2.6, 2.8, 3, 3.2, 3.4, 3.6, 3.8, 4, 4.2, 4.4, 4.6, 4.8, 5, 5.2, 5.4, 5.6, 5.8, 6, 6.2, 6.4, 6.6, 6.8, 7, 7.2, 7.4, 7.6, 7.8, 8, 8.2, 8.4, 8.6, 8.8, 9, 9.2, 9.4, 9.6, 9.8, 10, 10.2, 10.4, 10.6, 10.8, 11, 11.2, 11.4, 11.6, 11.8, 12], "xaxis": "x", "y": [7.081e-15, 1.559e-19, 1.389e-19, 1.067e-19, 1.508e-19, 1.677e-19, 1.423e-19, 1.474e-19, 1.626e-19, 1.863e-19, 2.016e-19, 1.321e-19, 1.592e-19, 2.66e-19, 2.05e-19, 1.66e-19, 1.643e-19, 1.287e-19, 1.66e-19, 1.677e-19, 1.863e-19, 1.287e-19, 7.115e-20, 1.982e-19, 1.623e-16, 2.539e-17, 2.55e-18, 1.948e-19, 5.067e-13, 1.454e-13, 5.053e-14, 1.431e-18, 3.049e-20, 2.202e-20, 3.219e-20, 3.558e-20, 2.88e-20, 1.861e-13, 3.845e-15, 3.388e-20, 2.541e-20, 1.482e-20, 2.033e-20, 5.082e-21, 3.896e-20, 1.186e-20, 6.946e-20, 2.202e-20, 6.437e-20, 3.053e-13, 8.667e-14], "yaxis": "y"}], "layout": {"height": 420, "hovermode": "closest", "margin": {"b": 0, "l": 0, "r": 0, "t": 0}, "plot_bgcolor": "rgba(0, 0, 0, 0)", "showlegend": false, "width": 560, "xaxis": {"anchor": "y", "autorange": false, "domain": [0.13, 0.905], "exponentformat": "none", "gridcolor": "rgba(38,38,38,0.15)", "gridwidth": 1, "linecolor": "rgb(38,38,38)", "linewidth": 1, "mirror": "ticks", "range": [2, 12], "showgrid": true, "showline": true, "side": "bottom", "spikedash": "solid", "spikemode": "across", "spikesides": false, "spikethickness": 1, "tickangle": 0, "tickcolor": "rgb(38,38,38)", "tickfont": {"color": "rgb(38,38,38)", "size": 10}, "ticklen": 3, "ticks": "inside", "ticktext": ["2", "4", "6", "8", "10", "12"], "tickvals": [2, 4, 6, 8, 10, 12], "title": {"font": {"color": "rgb(38,38,38)", "size": 11}, "text": "pH"}, "type": "linear", "visible": true, "zeroline": false}, "yaxis": {"anchor": "x", "autorange": false, "domain": [0.11, 0.925], "exponentformat": "none", "gridcolor": "rgba(38,38,38,0.15)", "gridwidth": 1, "linecolor": "rgb(38,38,38)", "linewidth": 1, "mirror": "ticks", "range": [-21, -12], "showgrid": true, "showline": true, "side": "left", "spikedash": "solid", "spikemode": "across", "spikesides": false, "spikethickness": 1, "tickangle": 0, "tickcolor": "rgb(38,38,38)", "tickfont": {"color": "rgb(38,38,38)", "size": 10}, "ticklen": 3, "ticks": "inside", "ticktext": ["10<sup>-21</sup>", "", "", "", "", "", "", "", "", "10<sup>-20</sup>", "", "", "", "", "", "", "", "", "10<sup>-19</sup>", "", "", "", "", "", "", "", "", "10<sup>-18</sup>", "", "", "", "", "", "", "", "", "10<sup>-17</sup>", "", "", "", "", "", "", "", "", "10<sup>-16</sup>", "", "", "", "", "", "", "", "", "10<sup>-15</sup>", "", "", "", "", "", "", "", "", "10<sup>-14</sup>", "", "", "", "", "", "", "", "", "10<sup>-13</sup>", "", "", "", "", "", "", "", "", "10<sup>-12</sup>"], "tickvals": [1e-21, 2e-21, 3e-21, 4e-21, 5e-21, 6e-21, 7e-21, 8e-21, 9e-21, 1e-20, 2e-20, 3e-20, 4e-20, 5e-20, 6e-20, 7e-20, 8e-20, 9e-20, 1e-19, 2e-19, 3e-19, 4e-19, 5e-19, 6e-19, 7e-19, 8e-19, 9e-19, 1e-18, 2e-18, 3e-18, 4e-18, 5e-18, 6e-18, 7e-18, 8e-18, 9e-18, 1e-17, 2e-17, 3e-17, 4e-17, 5e-17, 6e-17, 7e-17, 8e-17, 9e-17, 1e-16, 2e-16, 3e-16, 4e-16, 5e-16, 6e-16, 7e-16, 8e-16, 9e-16, 1e-15, 2e-15, 3e-15, 4e-15, 5e-15, 6e-15, 7e-15, 8e-15, 9e-15, 1e-14, 2e-14, 3e-14, 4e-14, 5e-14, 6e-14, 7e-14, 8e-14, 9e-14, 1e-13, 2e-13, 3e-13, 4e-13, 5e-13, 6e-13, 7e-13, 8e-13, 9e-13, 1e-12], "title": {"font": {"color": "rgb(38,38,38)", "size": 11}, "text": "Maximum Absolute Error (M or mol)"}, "type": "log", "visible": true, "zeroline": false}}}
